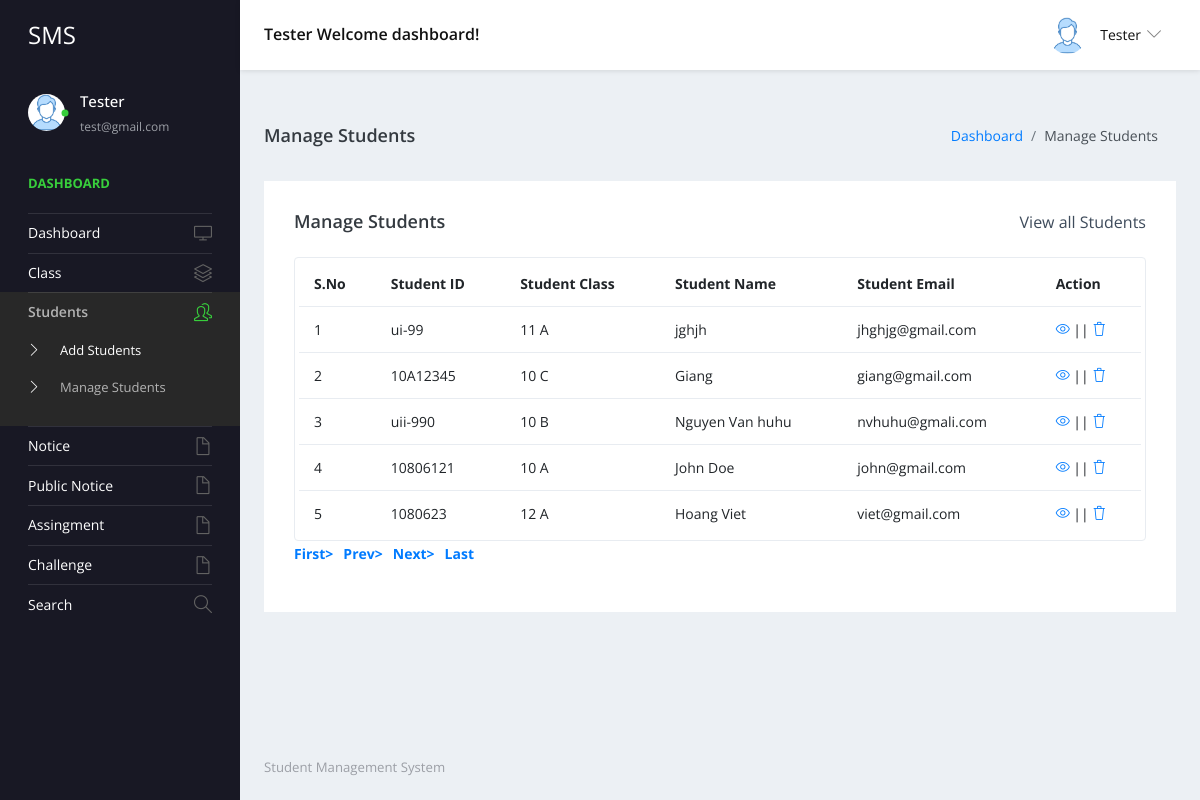
/teacher/manage-students.php (signed in), run on the app's committed database.
### tables this page shows
CREATE TABLE `tblstudent` (
  `ID` int(10) NOT NULL,
  `StudentName` varchar(200) DEFAULT NULL,
  `StudentEmail` varchar(200) DEFAULT NULL,
  `StudentClass` varchar(100) DEFAULT NULL,
  `Gender` varchar(50) DEFAULT NULL,
  `DOB` date DEFAULT NULL,
  `StuID` varchar(200) DEFAULT NULL,
  `ContactNumber` bigint(10) DEFAULT NULL,
  `Address` mediumtext DEFAULT NULL,
  `UserName` varchar(200) DEFAULT NULL,
  `Password` varchar(200) DEFAULT NULL
);

CREATE TABLE `tblclass` (
  `ID` int(5) NOT NULL,
  `ClassName` varchar(50) DEFAULT NULL,
  `Section` varchar(20) DEFAULT NULL,
  `CreationDate` timestamp NULL DEFAULT current_timestamp()
);

### teacher/manage-students.php (the view, shortened to what this page needs)
<?php
include('includes/dbconnection.php');
if (strlen($_SESSION['sturecmsaid']==0)) {
  header('location:logout.php');
  } else{
?>
<!DOCTYPE html>
<html lang="en">
  <head>
    <link rel="stylesheet" href="vendors/simple-line-icons/css/simple-line-icons.css">
    <link rel="stylesheet" href="vendors/flag-icon-css/css/flag-icon.min.css">
    <link rel="stylesheet" href="vendors/css/vendor.bundle.base.css">
    <link rel="stylesheet" href="./vendors/daterangepicker/daterangepicker.css">
    <link rel="stylesheet" href="./vendors/chartist/chartist.min.css">
    <link rel="stylesheet" href="./css/style.css">
  </head>
  <body>
    <div class="container-scroller">
     <?php include_once('includes/header.php');?>
      <div class="container-fluid page-body-wrapper">
        <?php include_once('includes/sidebar.php');?>
        <div class="main-panel">
          <div class="content-wrapper">
             <div class="page-header">
              <h3 class="page-title"> Manage Students </h3>
              <nav aria-label="breadcrumb">
                <ol class="breadcrumb">
                  <li class="breadcrumb-item"><a href="dashboard.php">Dashboard</a></li>
                  <li class="breadcrumb-item active" aria-current="page"> Manage Students</li>
                </ol>
              </nav>
            </div>
            <div class="row">
              <div class="col-md-12 grid-margin stretch-card">
                <div class="card">
                  <div class="card-body">
                    <div class="d-sm-flex align-items-center mb-4">
                      <h4 class="card-title mb-sm-0">Manage Students</h4>
                      <a href="#" class="text-dark ml-auto mb-3 mb-sm-0"> View all Students</a>
                    </div>
                    <div class="table-responsive border rounded p-1">
                      <table class="table">
                        <thead>
                          <tr>
                            <th class="font-weight-bold">S.No</th>
                            <th class="font-weight-bold">Student ID</th>
                            <th class="font-weight-bold">Student Class</th>
                            <th class="font-weight-bold">Student Name</th>
                            <th class="font-weight-bold">Student Email</th>
                            <th class="font-weight-bold">Action</th>
                          </tr>
                        </thead>
                        <tbody>
                           <?php
                            if (isset($_GET['pageno'])) {
            $pageno = $_GET['pageno'];
        } else {
            $pageno = 1;
        }
        $no_of_records_per_page = 15;
        $offset = ($pageno-1) * $no_of_records_per_page;
       $ret = "SELECT ID FROM tblstudent";
$query1 = $dbh -> prepare($ret);
$query1->execute();
$total_rows=$query1->rowCount();
$total_pages = ceil($total_rows / $no_of_records_per_page);
$sql="SELECT tblstudent.StuID,tblstudent.ID as sid,tblstudent.StudentName,tblstudent.StudentEmail,tblclass.ClassName,tblclass.Section from tblstudent join tblclass on tblclass.ID=tblstudent.StudentClass LIMIT $offset, $no_of_records_per_page";
$query = $dbh -> prepare($sql);
$query->execute();
$results=$query->fetchAll(PDO::FETCH_OBJ);
$cnt=1;
if($query->rowCount() > 0)
{
foreach($results as $row)
{               ?>
                          <tr>
                            <td><?php echo htmlentities($cnt);?></td>
                            <td><?php  echo htmlentities($row->StuID);?></td>
                            <td><?php  echo htmlentities($row->ClassName);?> <?php  echo htmlentities($row->Section);?></td>
                            <td><?php  echo htmlentities($row->StudentName);?></td>
                            <td><?php  echo htmlentities($row->StudentEmail);?></td>
                            <td>
                              <div><a href="edit-student-detail.php?editid=<?php echo htmlentities ($row->sid);?>"><i class="icon-eye"></i></a>
                                                || <a href="manage-students.php?delid=<?php echo ($row->sid);?>" onclick="return confirm('Do you really want to Delete ?');"> <i class="icon-trash"></i></a></div>
                            </td>
                          </tr><?php $cnt=$cnt+1;}} ?>
                        </tbody>
                      </table>
                    </div>
                    <div align="left">
    <ul class="pagination" >
        <li><a href="?pageno=1"><strong>First></strong></a></li>
        <li class="<?php if($pageno <= 1){ echo 'disabled'; } ?>">
            <a href="<?php if($pageno <= 1){ echo '#'; } else { echo "?pageno=".($pageno - 1); } ?>"><strong style="padding-left: 10px">Prev></strong></a>
        </li>
        <li class="<?php if($pageno >= $total_pages){ echo 'disabled'; } ?>">
            <a href="<?php if($pageno >= $total_pages){ echo '#'; } else { echo "?pageno=".($pageno + 1); } ?>"><strong style="padding-left: 10px">Next></strong></a>
        </li>
        <li><a href="?pageno=<?php echo $total_pages; ?>"><strong style="padding-left: 10px">Last</strong></a></li>
    </ul>
</div>
                  </div>
                </div>
              </div>
            </div>
          </div>
         <?php include_once('includes/footer.php');?>
        </div>
      </div>
    </div>
  </body>
</html><?php }  ?>

### teacher/includes/header.php (shortened to what this page needs)
 <nav class="navbar default-layout-navbar col-lg-12 col-12 p-0 fixed-top d-flex flex-row">
        <div class="navbar-brand-wrapper d-flex align-items-center">
          <a class="navbar-brand brand-logo" href="dashboard.php">
            <strong style="color: white;">SMS</strong>
          </a>
        </div><?php
         $aid= $_SESSION['sturecmsaid'];
$sql="SELECT * from tbladmin where ID=:aid";
$query = $dbh -> prepare($sql);
$query->bindParam(':aid',$aid,PDO::PARAM_STR);
$query->execute();
$results=$query->fetchAll(PDO::FETCH_OBJ);
$cnt=1;
if($query->rowCount() > 0)
{
foreach($results as $row)
{               ?>
        <div class="navbar-menu-wrapper d-flex align-items-center flex-grow-1">
          <h5 class="mb-0 font-weight-medium d-none d-lg-flex"><?php  echo htmlentities($row->AdminName);?> Welcome dashboard!</h5>
          <ul class="navbar-nav navbar-nav-right ml-auto">
            <li class="nav-item dropdown d-none d-xl-inline-flex user-dropdown">
              <a class="nav-link dropdown-toggle" id="UserDropdown" href="#" data-toggle="dropdown" aria-expanded="false">
                <img class="img-xs rounded-circle ml-2" src="images/faces/face8.jpg" alt="Profile image"> <span class="font-weight-normal"> <?php  echo htmlentities($row->AdminName);?> </span></a>
                <?php $cnt=$cnt+1;}} ?>
            </li>
          </ul>
        </div>
      </nav>

### teacher/includes/sidebar.php (shortened to what this page needs)
<nav class="sidebar sidebar-offcanvas" id="sidebar">
          <ul class="nav">
            <li class="nav-item nav-profile">
              <a href="#" class="nav-link">
                <div class="profile-image">
                  <img class="img-xs rounded-circle" src="images/faces/face8.jpg" alt="profile image">
                  <div class="dot-indicator bg-success"></div>
                </div>
                <div class="text-wrapper">
                  <?php
         $aid= $_SESSION['sturecmsaid'];
$sql="SELECT * from tbladmin where ID=:aid";
$query = $dbh -> prepare($sql);
$query->bindParam(':aid',$aid,PDO::PARAM_STR);
$query->execute();
$results=$query->fetchAll(PDO::FETCH_OBJ);
$cnt=1;
if($query->rowCount() > 0)
{
foreach($results as $row)
{               ?>
                  <p class="profile-name"><?php  echo htmlentities($row->AdminName);?></p>
                  <p class="designation"><?php  echo htmlentities($row->Email);?></p><?php $cnt=$cnt+1;}} ?>
                </div>
              </a>
            </li>
            <li class="nav-item nav-category">
              <span class="nav-link">Dashboard</span>
            </li>
            <li class="nav-item">
              <a class="nav-link" href="dashboard.php">
                <span class="menu-title">Dashboard</span>
                <i class="icon-screen-desktop menu-icon"></i>
              </a>
            </li>
            <li class="nav-item">
              <a class="nav-link" data-toggle="collapse" href="#ui-basic" aria-expanded="false" aria-controls="ui-basic">
                <span class="menu-title">Class</span>
                <i class="icon-layers menu-icon"></i>
              </a>
            </li>
            <li class="nav-item">
              <a class="nav-link" data-toggle="collapse" href="#ui-basic1" aria-expanded="false" aria-controls="ui-basic1">
                <span class="menu-title">Students</span>
                <i class="icon-people menu-icon"></i>
              </a>
              <div class="collapse" id="ui-basic1">
                <ul class="nav flex-column sub-menu">
                  <li class="nav-item"> <a class="nav-link" href="add-students.php">Add Students</a></li>
                  <li class="nav-item"> <a class="nav-link" href="manage-students.php">Manage Students</a></li>
                </ul>
              </div>
            </li>
            <li class="nav-item">
              <a class="nav-link" data-toggle="collapse" href="#auth" aria-expanded="false" aria-controls="auth">
                <span class="menu-title">Notice</span>
                <i class="icon-doc menu-icon"></i>
              </a>
            </li>
            <li class="nav-item">
              <a class="nav-link" data-toggle="collapse" href="#auth1" aria-expanded="false" aria-controls="auth">
                <span class="menu-title">Public Notice</span>
                <i class="icon-doc menu-icon"></i>
              </a>
              <li class="nav-item">
              <a class="nav-link" data-toggle="collapse" href="#auth2" aria-expanded="false" aria-controls="auth">
                <span class="menu-title">Assingment</span>
                <i class="icon-doc menu-icon"></i>
              </a>
            </li>
            <li class="nav-item">
              <a class="nav-link" data-toggle="collapse" href="#auth2" aria-expanded="false" aria-controls="auth">
                <span class="menu-title">Challenge</span>
                <i class="icon-doc menu-icon"></i>
              </a>
            </li>
            <li class="nav-item">
              <a class="nav-link" href="search.php">
                <span class="menu-title">Search</span>
                <i class="icon-magnifier menu-icon"></i>
              </a>
            </li>
            </li>
          </ul>
        </nav>

### data on the page
tblstudent: StuID "ui-99", tblclass.ClassName "11", tblclass.Section "A", StudentName "jghjh", StudentEmail "jhghjg@gmail.com"
tblstudent: StuID "10A12345", tblclass.ClassName "10", tblclass.Section "C", StudentName "Giang", StudentEmail "giang@gmail.com"
tblstudent: StuID "uii-990", tblclass.ClassName "10", tblclass.Section "B", StudentName "Nguyen Van huhu", StudentEmail "nvhuhu@gmali.com"
tblstudent: StuID "10806121", tblclass.ClassName "10", tblclass.Section "A", StudentName "John Doe", StudentEmail "john@gmail.com"
tblstudent: StuID "1080623", tblclass.ClassName "12", tblclass.Section "A", StudentName "Hoang Viet", StudentEmail "viet@gmail.com"

### other printed values
$row->AdminName "Tester"
$row->Email "test@gmail.com"
